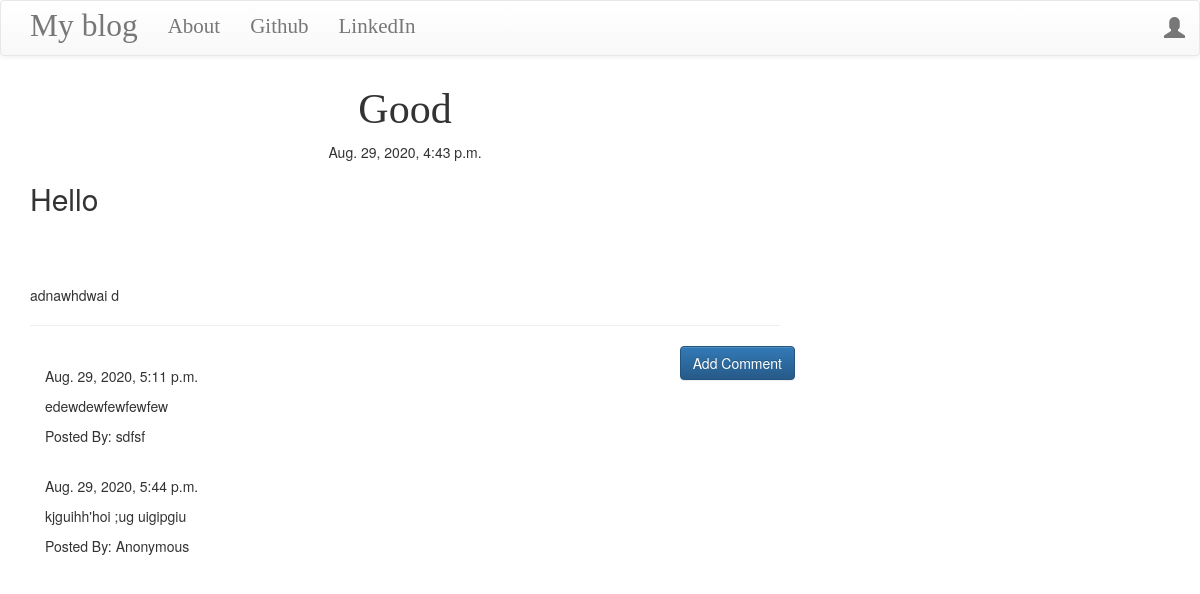
/post/1, run on the app's committed database.
### blog/models.py (models this page shows, shortened)
class Post(models.Model):
    auther = models.ForeignKey('auth.User', on_delete=models.CASCADE)
    title = models.CharField(max_length=200)
    text = models.TextField()
    created_date = models.DateTimeField(default=timezone.now())
    published_date = models.DateTimeField(blank=True, null=True)

class Comment(models.Model):
    post = models.ForeignKey('blog.Post', related_name='comments', on_delete=models.CASCADE)
    auther = models.CharField(max_length=200)
    text = models.TextField()
    created_date = models.DateTimeField(default=timezone.now)
    approved_comment = models.BooleanField(default=False)

### blog/views.py (the view)
# urls.py: path("post/<int:pk>", views.PostDetailView.as_view(), name="post_detail"),
class PostDetailView(DetailView):
    model = Post

### blog/templates/blog/post_detail.html (shortened to what this page needs)
{% extends 'blog/base.html' %}
{% block content %}
<h1 class="posttitle loader">{{ post.title }}</h1>
{% if post.published_date %}
  <div class="date postdate">
    {{ post.published_date }}
  </div>
{% else %}
  <a class="btn btn-default" href="{% url 'post_publish' pk=post.pk %}">Publish</a>
{% endif %}
<p class="postcontent">{{ post.text|safe|linebreaksbr }}</p>
<hr>
<a class="btn btn-primary btn-comment" href="{% url 'add_comment_to_post' pk=post.pk %}">Add Comment</a>
<div class="container">
  {% for comment in post.comments.all %}
  <br>
    {% if user.is_authenticated or comment.approved_comment %}
    {{comment.created_date}}
      <p>{{comment.text|safe|linebreaks}}</p>
      <p>Posted By: {{comment.auther}}</p>
      {% endif %}
      {% empty %}
      <p>No Comments!</p>
    {% endfor %}
</div>
{% endblock %}

### blog/static/css/blog.css (style rules this page uses)
.postdate { text-align: center; }
.posttitle { font-family: 'Crimson Text', serif; font-size: 3em; text-align: center; }
.postcontent { font-family: 'Montserrat'; font-size: 1.5em; }
.btn-comment { position: absolute; right: 0px; }
.loader { filter:hue-rotate(0deg); color:linear-gradient(45deg,#0f8,#08f); animation:hue 10000ms infinite linear; }

### data on the page
Post: title "Good", published_date "Aug. 29, 2020, 4:43 p.m.", text "Hello adnawhdwai d"
Comment: created_date "Aug. 29, 2020, 5:11 p.m.", text "edewdewfewfewfew", auther "sdfsf"
Comment: created_date "Aug. 29, 2020, 5:44 p.m.", text "kjguihh'hoi ;ug uigipgiu", auther "Anonymous"
